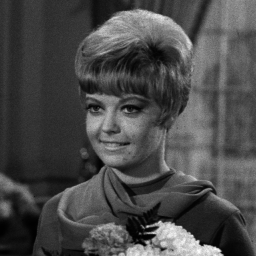
%> input picture girl.tif, 256 x 256 px
$ octave matlab12_5.m   (GNU Octave 9; MATLAB toolbox functions it lacks are replaced by stand-ins)
%> lines starting %> are read from the running program, lines starting %| are printed output that depends on the picture; in (x1, y1, x2, y2) boxes, pixels count from 0 and x2, y2 are one past the last pixel; in counts of white or black regions, pixels touching at a corner belong together; the program's own positions count from 1
%画像GIRLの2次元離散フーリエ変換
%画像データの読み込みと図示
GIRL = imread('girl.tif');         %画像データの読み込み
%> GIRL is the input picture: size 256x256 uint8; min 1, max 254, mean 73.6
x = double(imresize(GIRL,0.25));   %画像GIRLを1/4のサイズに変更
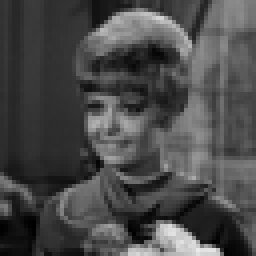
%> x: size 64x64 double (shown 4 times larger); min 0, max 234, mean 73.6
x = flipud(x);                     %見やすさのために画像の上下を入れ替え
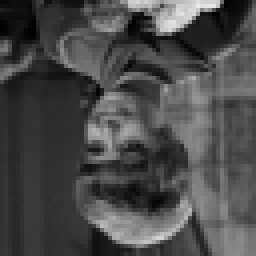
%> x: size 64x64 double (shown 4 times larger); min 0, max 234, mean 73.6; mean of the top-left, top-right, bottom-left and bottom-right quarters 59.6, 84.5, 62.1, 88.1
[N1,N2] = size(x);                 %画像の水平・垂直方向のサイズ
%> N1 = 64; N2 = 64
n1 = 0:N1-1; n2 = 0:N2-1;          %画像の水平・垂直方向のインデックス
%> after `n1 = 0:N1-1`: n1 = 64 values from 0 to 63
%> after `n2 = 0:N2-1`: n2 = 64 values from 0 to 63
colormap([0 0 0]);                 %白黒図示を指定
subplot(2,2,1); mesh(n1,n2,x);     %画像の立体的図示
view(-20,66);                      %視点の設定
axis([0 N1-1 0 N2-1 0 500]);
xlabel('n_1'); ylabel('n_2'); zlabel('x(n_1,n_2)');
%画像の2次元DFT
X = fft2(x,N1,N2);                 %2次元離散フーリエ変換
absX = abs(X);                     %周波数スペクトルの絶対値
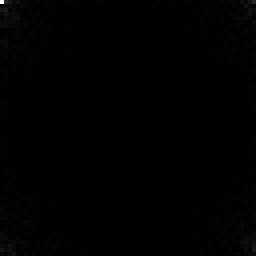
%> absX: size 64x64 double (shown 4 times larger); min 7.38, max 301289, mean 1263.8; drawn with min black and max white
absX(1,1) = 0;                     %図示のため直流分を除いておく
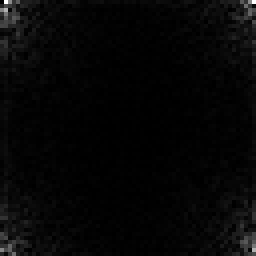
%> absX: size 64x64 double (shown 4 times larger); 0.02% of pixels changed, all inside (x1, y1, x2, y2) = (0, 0, 1, 1); drawn with min black and max white
subplot(2,2,2); mesh(n1,n2,absX);  %振幅スペクトルの立体的図示
axis([0 N1-1 0 N2-1 0 5*10^4]);
xlabel('k_1'); ylabel('k_2'); zlabel('|X(k_1,k_2)|');
%> after `zlabel('|X(k_1,k_2)|')`:
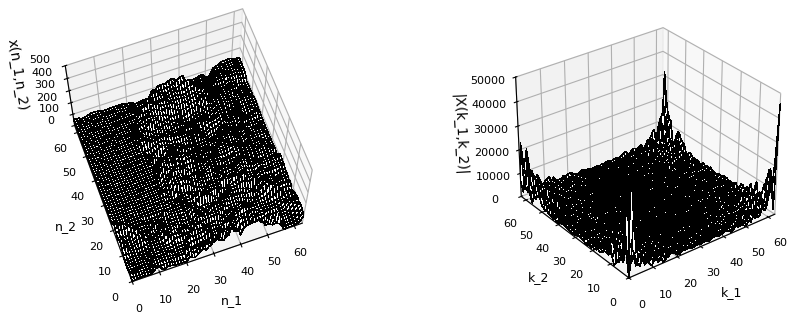
%> figure redrawn from the program's plot data, 2 panels
